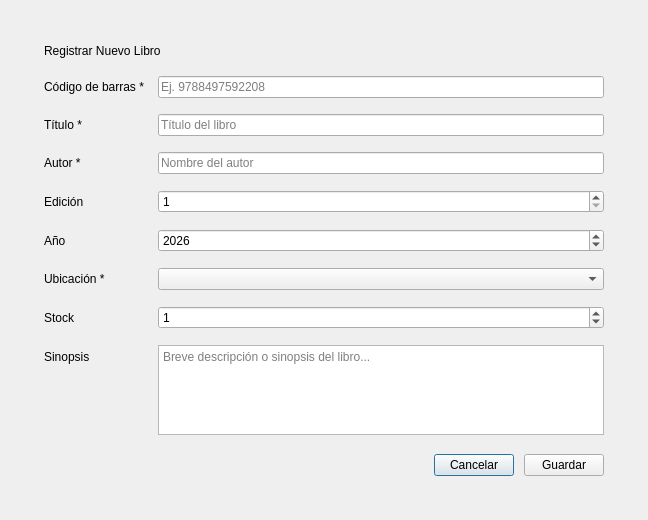
<?xml version="1.0" encoding="UTF-8"?>
<ui version="4.0">
 <class>DialogoLibro</class>
 <widget class="QDialog" name="DialogoLibro">
  <property name="geometry">
   <rect>
    <x>0</x>
    <y>0</y>
    <width>648</width>
    <height>520</height>
   </rect>
  </property>
  <property name="windowTitle">
   <string>Formulario de Libro</string>
  </property>
  <property name="modal">
   <bool>true</bool>
  </property>
  <layout class="QVBoxLayout" name="verticalLayoutDialogo">
   <property name="leftMargin">
    <number>20</number>
   </property>
   <property name="topMargin">
    <number>20</number>
   </property>
   <property name="rightMargin">
    <number>20</number>
   </property>
   <property name="bottomMargin">
    <number>20</number>
   </property>
   <item>
    <widget class="QFrame" name="tarjetaFormulario">
     <layout class="QVBoxLayout" name="verticalLayoutTarjeta">
      <property name="spacing">
       <number>12</number>
      </property>
      <property name="leftMargin">
       <number>24</number>
      </property>
      <property name="topMargin">
       <number>24</number>
      </property>
      <property name="rightMargin">
       <number>24</number>
      </property>
      <property name="bottomMargin">
       <number>24</number>
      </property>
      <item>
       <widget class="QLabel" name="lblTituloFormulario">
        <property name="text">
         <string>Registrar Nuevo Libro</string>
        </property>
       </widget>
      </item>
      <item>
       <layout class="QFormLayout" name="formLayoutLibro">
        <property name="horizontalSpacing">
         <number>14</number>
        </property>
        <property name="verticalSpacing">
         <number>10</number>
        </property>
        <item row="0" column="0">
         <widget class="QLabel" name="lblCodigo">
          <property name="text">
           <string>Código de barras *</string>
          </property>
         </widget>
        </item>
        <item row="0" column="1">
         <widget class="QLineEdit" name="txtCodigo">
          <property name="placeholderText">
           <string>Ej. 9788497592208</string>
          </property>
         </widget>
        </item>
        <item row="1" column="0">
         <widget class="QLabel" name="lblTitulo">
          <property name="text">
           <string>Título *</string>
          </property>
         </widget>
        </item>
        <item row="1" column="1">
         <widget class="QLineEdit" name="txtTitulo">
          <property name="placeholderText">
           <string>Título del libro</string>
          </property>
         </widget>
        </item>
        <item row="2" column="0">
         <widget class="QLabel" name="lblAutor">
          <property name="text">
           <string>Autor *</string>
          </property>
         </widget>
        </item>
        <item row="2" column="1">
         <widget class="QLineEdit" name="txtAutor">
          <property name="placeholderText">
           <string>Nombre del autor</string>
          </property>
         </widget>
        </item>
        <item row="3" column="0">
         <widget class="QLabel" name="lblEdicion">
          <property name="text">
           <string>Edición</string>
          </property>
         </widget>
        </item>
        <item row="3" column="1">
         <widget class="QSpinBox" name="spnEdicion">
          <property name="minimum">
           <number>1</number>
          </property>
          <property name="maximum">
           <number>999</number>
          </property>
          <property name="value">
           <number>1</number>
          </property>
         </widget>
        </item>
        <item row="4" column="0">
         <widget class="QLabel" name="lblAnio">
          <property name="text">
           <string>Año</string>
          </property>
         </widget>
        </item>
        <item row="4" column="1">
         <widget class="QSpinBox" name="spnAnio">
          <property name="minimum">
           <number>1000</number>
          </property>
          <property name="maximum">
           <number>2100</number>
          </property>
          <property name="value">
           <number>2026</number>
          </property>
         </widget>
        </item>
        <item row="5" column="0">
         <widget class="QLabel" name="lblUbicacion">
          <property name="text">
           <string>Ubicación *</string>
          </property>
         </widget>
        </item>
        <item row="5" column="1">
         <widget class="QComboBox" name="cmbUbicacion"/>
        </item>
        <item row="6" column="0">
         <widget class="QLabel" name="lblStock">
          <property name="text">
           <string>Stock</string>
          </property>
         </widget>
        </item>
        <item row="6" column="1">
         <widget class="QSpinBox" name="spnStock">
          <property name="minimum">
           <number>0</number>
          </property>
          <property name="maximum">
           <number>99999</number>
          </property>
          <property name="value">
           <number>1</number>
          </property>
         </widget>
        </item>
        <item row="7" column="0">
         <widget class="QLabel" name="lblSinopsis">
          <property name="text">
           <string>Sinopsis</string>
          </property>
         </widget>
        </item>
        <item row="7" column="1">
         <widget class="QPlainTextEdit" name="txtSinopsis">
          <property name="maximumSize">
           <size>
            <width>16777215</width>
            <height>90</height>
           </size>
          </property>
          <property name="placeholderText">
           <string>Breve descripción o sinopsis del libro...</string>
          </property>
         </widget>
        </item>
       </layout>
      </item>
      <item>
       <layout class="QHBoxLayout" name="horizontalLayoutBotones">
        <property name="spacing">
         <number>10</number>
        </property>
        <item>
         <spacer name="horizontalSpacerBotones">
          <property name="orientation">
           <enum>Qt::Orientation::Horizontal</enum>
          </property>
          <property name="sizeHint" stdset="0">
           <size>
            <width>40</width>
            <height>20</height>
           </size>
          </property>
         </spacer>
        </item>
        <item>
         <widget class="QPushButton" name="btnCancelar">
          <property name="cursor">
           <cursorShape>PointingHandCursor</cursorShape>
          </property>
          <property name="text">
           <string>Cancelar</string>
          </property>
         </widget>
        </item>
        <item>
         <widget class="QPushButton" name="btnGuardar">
          <property name="cursor">
           <cursorShape>PointingHandCursor</cursorShape>
          </property>
          <property name="text">
           <string>Guardar</string>
          </property>
         </widget>
        </item>
       </layout>
      </item>
     </layout>
    </widget>
   </item>
  </layout>
 </widget>
 <resources/>
 <connections/>
</ui>
